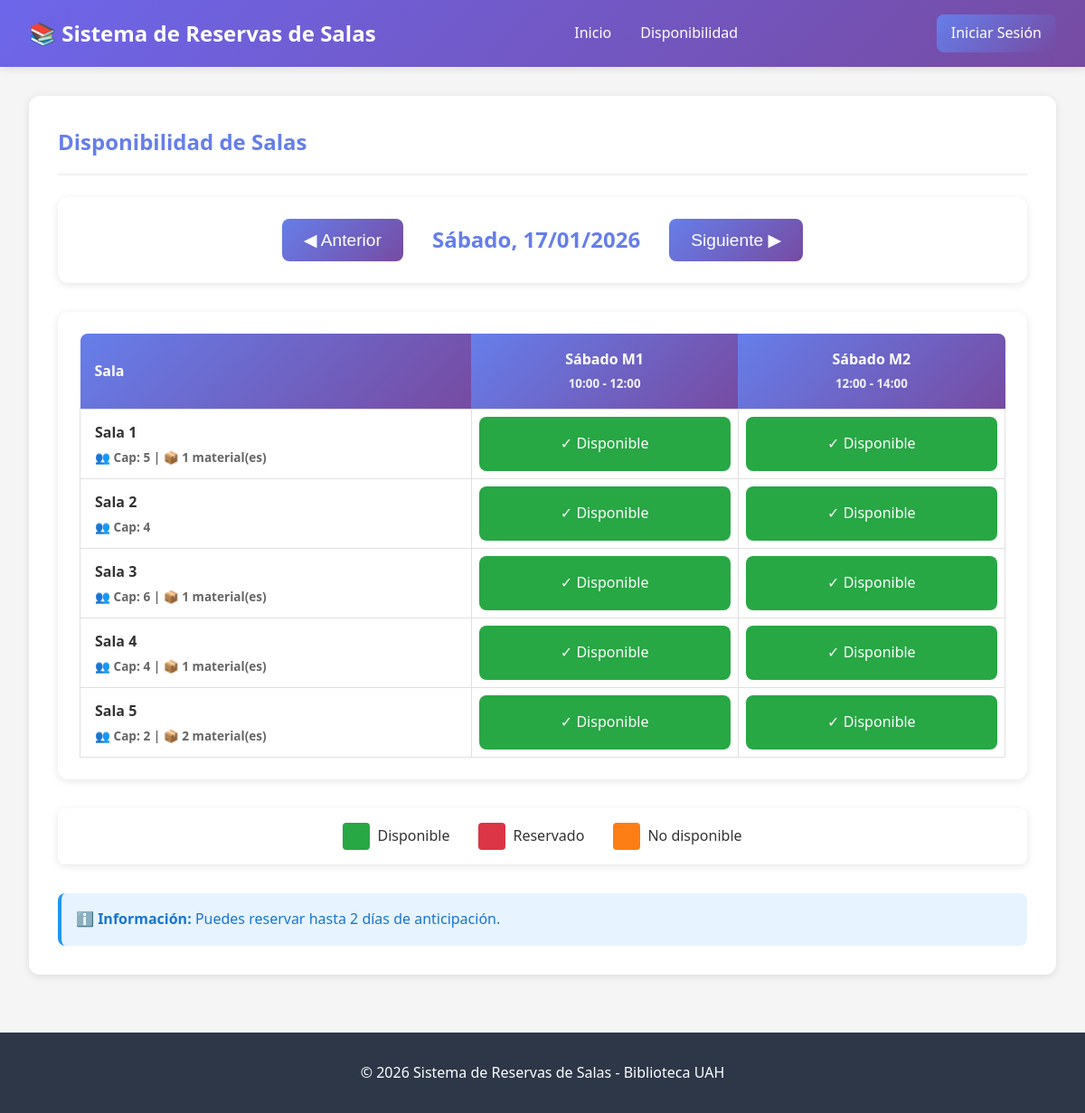
The app's page /reservas/disponibilidad/?fecha=2026-01-17 with its own data.
### reservas/models.py (models this page shows, shortened)
class TimeBlock(models.Model):
    DAYS_OF_WEEK = [
        ('monday', 'Lunes'),
        ('tuesday', 'Martes'),
        ('wednesday', 'Miércoles'),
        ('thursday', 'Jueves'),
        ('friday', 'Viernes'),
        ('saturday', 'Sábado'),
        ('sunday', 'Domingo'),
    ]
    name = models.CharField(
        max_length=50,
        verbose_name="Nombre del bloque",
        help_text="Ej: Bloque 1, Bloque Mañana, Sábado Tarde"
    )
    day_of_week = models.CharField(
        max_length=10,
        choices=DAYS_OF_WEEK,
        verbose_name="Día de la semana",
        help_text="Día al que aplica este bloque horario"
    )
    start_time = models.TimeField(verbose_name="Hora inicio")
    end_time = models.TimeField(verbose_name="Hora fin")
    is_active = models.BooleanField(default=True, verbose_name="Activo")
    created_at = models.DateTimeField(auto_now_add=True)
    updated_at = models.DateTimeField(auto_now=True)
    class Meta:
        verbose_name = "Bloque Horario"
        verbose_name_plural = "Bloques Horarios"
        ordering = ['day_of_week', 'start_time']
        unique_together = ['day_of_week', 'start_time', 'end_time']

class Room(models.Model):
    name = models.CharField(max_length=100, verbose_name="Nombre de la sala")
    capacity = models.PositiveIntegerField(verbose_name="Capacidad (personas)")
    location = models.CharField(max_length=200, verbose_name="Ubicación")
    available_materials = models.ManyToManyField(
        Material,
        blank=True,
        verbose_name="Materiales disponibles",
        related_name="rooms"
    )
    is_public = models.BooleanField(
        default=True,
        verbose_name="Sala pública",
        help_text="Si está desmarcado, solo el admin puede reservar esta sala"
    )
    is_active = models.BooleanField(default=True, verbose_name="Activa")
    created_at = models.DateTimeField(auto_now_add=True)
    updated_at = models.DateTimeField(auto_now=True)
    class Meta:
        verbose_name = "Sala"
        verbose_name_plural = "Salas"
        ordering = ['name']

### reservas/views.py (the view)
# urls.py: path('disponibilidad/', views.disponibilidad, name='disponibilidad'),
def disponibilidad(request):
    fecha_str = request.GET.get('fecha', date.today().isoformat())
    try:
        fecha_seleccionada = datetime.strptime(fecha_str, '%Y-%m-%d').date()
    except ValueError:
        fecha_seleccionada = date.today()
    if fecha_seleccionada < date.today():
        fecha_seleccionada = date.today()
    reglas = ReservationRules.objects.first()
    max_dias_anticipacion = reglas.max_days_in_advance if reglas else 2
    fecha_maxima = date.today() + timedelta(days=max_dias_anticipacion)
    if fecha_seleccionada > fecha_maxima:
        fecha_seleccionada = fecha_maxima
    dias_semana = ['monday', 'tuesday', 'wednesday', 'thursday', 'friday', 'saturday', 'sunday']
    dia_semana = dias_semana[fecha_seleccionada.weekday()]
    dias_espanol = ['Lunes', 'Martes', 'Miércoles', 'Jueves', 'Viernes', 'Sábado', 'Domingo']
    nombre_dia_espanol = dias_espanol[fecha_seleccionada.weekday()]
    if request.user.is_authenticated:
            salas = get_available_rooms_for_user(request.user).order_by('name')
    else:
            salas = Room.objects.filter(is_public=True, is_active=True).order_by('name')
    bloques = TimeBlock.objects.filter(
        day_of_week=dia_semana,
        is_active=True
    ).order_by('start_time')
    disponibilidad_grid = []
    for sala in salas:
        fila = {
            'sala': sala,
            'bloques': []
        }
        for bloque in bloques:
            reserva = Reservation.objects.filter(
                room=sala,
                date=fecha_seleccionada,
                time_block=bloque,
                status__in=['pending', 'confirmed']
            ).first()
            bloqueada = RoomUnavailability.objects.filter(
                Q(room=sala, date=fecha_seleccionada, time_block=bloque) |
                Q(room=sala, date=fecha_seleccionada, time_block__isnull=True)  # Bloqueada todo el día
            ).exists()
            if bloqueada:
                estado = 'bloqueado'
            elif reserva:
                estado = 'reservado'
            else:
                estado = 'disponible'
            fila['bloques'].append({
                'bloque': bloque,
                'estado': estado,
                'reserva': reserva
            })
        disponibilidad_grid.append(fila)
    fecha_anterior = fecha_seleccionada - timedelta(days=1)
    fecha_siguiente = fecha_seleccionada + timedelta(days=1)
    if fecha_anterior < date.today():
        fecha_anterior = None
    if fecha_siguiente > fecha_maxima:
        fecha_siguiente = None
    context = {
        'fecha_seleccionada': fecha_seleccionada,
        'nombre_dia_espanol': nombre_dia_espanol,
        'fecha_anterior': fecha_anterior,
        'fecha_siguiente': fecha_siguiente,
        'bloques': bloques,
        'disponibilidad_grid': disponibilidad_grid,
        'max_dias_anticipacion': max_dias_anticipacion,
    }
    return render(request, 'reservas/disponibilidad.html', context)

### reservas/templates/reservas/disponibilidad.html (shortened to what this page needs)
{% extends 'reservas/base.html' %}
{% block content %}
<div class="card">
    <div class="card-header">
        <h2> Disponibilidad de Salas</h2>
    </div>
    <div class="date-selector">
        {% if fecha_anterior %}
        <a href="?fecha={{ fecha_anterior|date:'Y-m-d' }}">
            <button>◀ Anterior</button>
        </a>
        {% else %}
        <button disabled>◀ Anterior</button>
        {% endif %}
        <div class="current-date">
            {{ nombre_dia_espanol }}, {{ fecha_seleccionada|date:"d/m/Y" }}
        </div>
        {% if fecha_siguiente %}
        <a href="?fecha={{ fecha_siguiente|date:'Y-m-d' }}">
            <button>Siguiente ▶</button>
        </a>
        {% else %}
        <button disabled>Siguiente ▶</button>
        {% endif %}
    </div>
    <div class="grid-container">
        {% if bloques %}
        <table class="availability-grid">
            <thead>
                <tr>
                    <th>Sala</th>
                    {% for bloque in bloques %}
                    <th>
                        {{ bloque.name }}<br>
                        <small style="opacity: 0.9;">{{ bloque.start_time|time:"H:i" }} - {{ bloque.end_time|time:"H:i" }}</small>
                    </th>
                    {% endfor %}
                </tr>
            </thead>
            <tbody>
                {% for fila in disponibilidad_grid %}
                <tr>
                    <td class="room-name">
                        <div>{{ fila.sala.name }}</div>
                        <div class="room-details">
                            👥 Cap: {{ fila.sala.capacity }}
                            {% if fila.sala.available_materials.exists %}
                            | 📦 {{ fila.sala.available_materials.count }} material(es)
                            {% endif %}
                        </div>
                    </td>
                    {% for slot in fila.bloques %}
                    <td>
                        {% if slot.estado == 'disponible' %}
                            {% if user.is_authenticated %}
                            <a href="{% url 'reservas:reservar' fila.sala.id slot.bloque.id fecha_seleccionada|date:'Y-m-d' %}" style="text-decoration: none;">
                                <div class="time-slot disponible">
                                    ✓ Disponible
                                </div>
                            </a>
                            {% else %}
                            <div class="time-slot disponible" onclick="alert('Debes iniciar sesión para reservar')">
                                ✓ Disponible
                            </div>
                            {% endif %}
                        {% elif slot.estado == 'reservado' %}
                            <div class="time-slot reservado">
                                ✗ Reservado
                            </div>
                        {% elif slot.estado == 'bloqueado' %}
                            <div class="time-slot bloqueado">
                                ⊘ No disponible
                            </div>
                        {% endif %}
                    </td>
                    {% endfor %}
                </tr>
                {% endfor %}
            </tbody>
        </table>
        {% else %}
        <div class="no-data">
            <p style="font-size: 1.2rem;"> No hay bloques horarios configurados para este día</p>
        </div>
        {% endif %}
    </div>
    <div class="legend">
        <div class="legend-item">
            <div class="legend-box" style="background-color: #28a745;"></div>
            <span>Disponible</span>
        </div>
        <div class="legend-item">
            <div class="legend-box" style="background-color: #dc3545;"></div>
            <span>Reservado</span>
        </div>
        <div class="legend-item">
            <div class="legend-box" style="background-color: #fd7e14;"></div>
            <span>No disponible</span>
        </div>
    </div>
    <div style="margin-top: 2rem; padding: 1rem; background-color: #e7f3ff; border-radius: 8px; border-left: 4px solid #2196F3;">
        <p style="color: #1976D2;">
            ℹ️ <strong>Información:</strong> Puedes reservar hasta {{ max_dias_anticipacion }} días de anticipación.
        </p>
    </div>
</div>
{% endblock %}

### reservas/templates/reservas/base.html (style rules this page uses)
* { margin: 0; padding: 0; box-sizing: border-box; }
body { font-family: 'Segoe UI', Tahoma, Geneva, Verdana, sans-serif; background-color: #f5f5f5; color: #333; line-height: 1.6; }
.card { background: white; border-radius: 12px; padding: 2rem; box-shadow: 0 2px 8px rgba(0,0,0,0.1); margin-bottom: 2rem; }
.card-header { border-bottom: 2px solid #f0f0f0; padding-bottom: 1rem; margin-bottom: 1.5rem; }
.card-header h2 { font-size: 1.5rem; color: #667eea; }

### reservas/templates/reservas/disponibilidad.html (style rules this page uses)
.date-selector { display: flex; justify-content: center; align-items: center; gap: 2rem; margin-bottom: 2rem; background: white; padding: 1.5rem; border-radius: 12px; box-shadow: 0 2px 8px rgba(0,0,0,0.1); }
.date-selector button { background: linear-gradient(135deg, #667eea 0%, #764ba2 100%); color: white; border: none; padding: 0.75rem 1.5rem; border-radius: 8px; font-size: 1.2rem; cursor: pointer; transition: transform 0.2s; }
.current-date { font-size: 1.5rem; font-weight: bold; color: #667eea; }
.grid-container { overflow-x: auto; background: white; border-radius: 12px; padding: 1.5rem; box-shadow: 0 2px 8px rgba(0,0,0,0.1); }
.availability-grid { min-width: 900px; border-collapse: collapse; width: 100%; }
.availability-grid th { background: linear-gradient(135deg, #667eea 0%, #764ba2 100%); color: white; padding: 1rem; text-align: center; font-weight: 600; position: sticky; top: 0; z-index: 10; }
.availability-grid th:first-child { border-top-left-radius: 8px; min-width: 150px; text-align: left; }
.availability-grid th:last-child { border-top-right-radius: 8px; }
.availability-grid td { padding: 0.5rem; text-align: center; border: 1px solid #e0e0e0; }
.room-name { font-weight: 600; color: #333; text-align: left !important; padding-left: 1rem !important; }
.room-details { font-size: 0.85rem; color: #666; margin-top: 0.25rem; }
.time-slot { padding: 1rem; border-radius: 8px; cursor: pointer; transition: all 0.3s; font-weight: 500; min-height: 60px; display: flex; align-items: center; justify-content: center; }
.time-slot.disponible { background-color: #28a745; color: white; }
.legend { display: flex; justify-content: center; gap: 2rem; margin-top: 2rem; padding: 1rem; background: white; border-radius: 8px; box-shadow: 0 2px 8px rgba(0,0,0,0.1); }
.legend-item { display: flex; align-items: center; gap: 0.5rem; }
.legend-box { width: 30px; height: 30px; border-radius: 4px; }

### records on screen
TimeBlock: name "Sábado M1", start_time "10:00", end_time "12:00"
TimeBlock: name "Sábado M2", start_time "12:00", end_time "14:00"
Room: sala.name "Sala 1", sala.capacity "5", sala.available_materials.count "1"
Room: sala.name "Sala 2", sala.capacity "4"
Room: sala.name "Sala 3", sala.capacity "6", sala.available_materials.count "1"
Room: sala.name "Sala 4", sala.capacity "4", sala.available_materials.count "1"
Room: sala.name "Sala 5", sala.capacity "2", sala.available_materials.count "2"

### other values on screen
{{ nombre_dia_espanol }} "Sábado"
{{ fecha_seleccionada|date:"d/m/Y" }} "17/01/2026"
{{ max_dias_anticipacion }} "2"
